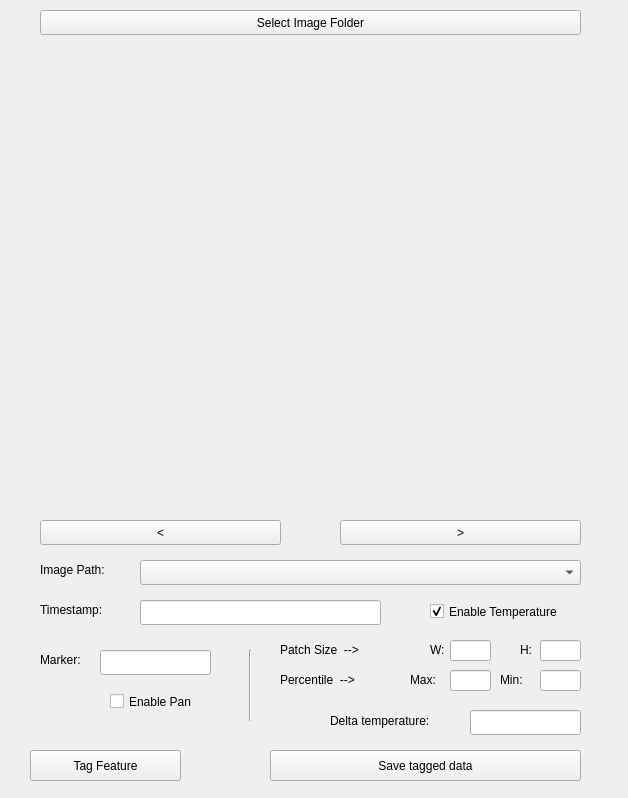
<?xml version="1.0" encoding="UTF-8"?>
<ui version="4.0">
 <class>Form</class>
 <widget class="QWidget" name="Form">
  <property name="geometry">
   <rect>
    <x>0</x>
    <y>0</y>
    <width>628</width>
    <height>798</height>
   </rect>
  </property>
  <property name="minimumSize">
   <size>
    <width>628</width>
    <height>798</height>
   </size>
  </property>
  <property name="windowTitle">
   <string>Form</string>
  </property>
  <widget class="QLineEdit" name="marker_info">
   <property name="geometry">
    <rect>
     <x>100</x>
     <y>650</y>
     <width>111</width>
     <height>25</height>
    </rect>
   </property>
   <property name="readOnly">
    <bool>true</bool>
   </property>
  </widget>
  <widget class="QLineEdit" name="temp_patch_x">
   <property name="geometry">
    <rect>
     <x>450</x>
     <y>640</y>
     <width>41</width>
     <height>21</height>
    </rect>
   </property>
  </widget>
  <widget class="QLabel" name="patch_y">
   <property name="geometry">
    <rect>
     <x>520</x>
     <y>640</y>
     <width>16</width>
     <height>20</height>
    </rect>
   </property>
   <property name="text">
    <string>H:</string>
   </property>
  </widget>
  <widget class="QLineEdit" name="temp_patch_y">
   <property name="geometry">
    <rect>
     <x>540</x>
     <y>640</y>
     <width>41</width>
     <height>21</height>
    </rect>
   </property>
  </widget>
  <widget class="QLineEdit" name="delta_temp">
   <property name="geometry">
    <rect>
     <x>470</x>
     <y>710</y>
     <width>111</width>
     <height>25</height>
    </rect>
   </property>
   <property name="readOnly">
    <bool>true</bool>
   </property>
  </widget>
  <widget class="QLineEdit" name="max_percentile">
   <property name="geometry">
    <rect>
     <x>450</x>
     <y>670</y>
     <width>41</width>
     <height>21</height>
    </rect>
   </property>
  </widget>
  <widget class="QLabel" name="max_percentile_text">
   <property name="geometry">
    <rect>
     <x>410</x>
     <y>670</y>
     <width>31</width>
     <height>20</height>
    </rect>
   </property>
   <property name="text">
    <string>Max:</string>
   </property>
  </widget>
  <widget class="QPushButton" name="save_tagged_data">
   <property name="geometry">
    <rect>
     <x>270</x>
     <y>750</y>
     <width>311</width>
     <height>31</height>
    </rect>
   </property>
   <property name="text">
    <string>Save tagged data</string>
   </property>
  </widget>
  <widget class="QLabel" name="marker_txt">
   <property name="geometry">
    <rect>
     <x>40</x>
     <y>650</y>
     <width>51</width>
     <height>20</height>
    </rect>
   </property>
   <property name="text">
    <string>Marker:</string>
   </property>
  </widget>
  <widget class="QLabel" name="temp_patch_txt">
   <property name="geometry">
    <rect>
     <x>280</x>
     <y>640</y>
     <width>101</width>
     <height>20</height>
    </rect>
   </property>
   <property name="text">
    <string>Patch Size  --&gt;</string>
   </property>
  </widget>
  <widget class="QPushButton" name="nxt_img">
   <property name="geometry">
    <rect>
     <x>340</x>
     <y>520</y>
     <width>241</width>
     <height>25</height>
    </rect>
   </property>
   <property name="text">
    <string>&gt;</string>
   </property>
  </widget>
  <widget class="QCheckBox" name="pan_toggle">
   <property name="geometry">
    <rect>
     <x>110</x>
     <y>690</y>
     <width>101</width>
     <height>23</height>
    </rect>
   </property>
   <property name="text">
    <string>Enable Pan</string>
   </property>
  </widget>
  <widget class="QCheckBox" name="temperature_toggle">
   <property name="geometry">
    <rect>
     <x>430</x>
     <y>600</y>
     <width>161</width>
     <height>23</height>
    </rect>
   </property>
   <property name="text">
    <string>Enable Temperature</string>
   </property>
   <property name="checked">
    <bool>true</bool>
   </property>
  </widget>
  <widget class="QLabel" name="temp_txt">
   <property name="geometry">
    <rect>
     <x>330</x>
     <y>700</y>
     <width>131</width>
     <height>41</height>
    </rect>
   </property>
   <property name="text">
    <string>Delta temperature:</string>
   </property>
  </widget>
  <widget class="QLineEdit" name="min_percentile">
   <property name="geometry">
    <rect>
     <x>540</x>
     <y>670</y>
     <width>41</width>
     <height>21</height>
    </rect>
   </property>
  </widget>
  <widget class="QLabel" name="percentile_text">
   <property name="geometry">
    <rect>
     <x>280</x>
     <y>670</y>
     <width>101</width>
     <height>20</height>
    </rect>
   </property>
   <property name="text">
    <string>Percentile  --&gt;</string>
   </property>
  </widget>
  <widget class="QPushButton" name="tag_button">
   <property name="geometry">
    <rect>
     <x>30</x>
     <y>750</y>
     <width>151</width>
     <height>31</height>
    </rect>
   </property>
   <property name="text">
    <string>Tag Feature</string>
   </property>
  </widget>
  <widget class="QComboBox" name="current_loaded_img">
   <property name="geometry">
    <rect>
     <x>140</x>
     <y>560</y>
     <width>441</width>
     <height>25</height>
    </rect>
   </property>
  </widget>
  <widget class="QWidget" name="verticalLayoutWidget">
   <property name="geometry">
    <rect>
     <x>40</x>
     <y>50</y>
     <width>541</width>
     <height>451</height>
    </rect>
   </property>
   <layout class="QVBoxLayout" name="image_layout"/>
  </widget>
  <widget class="Line" name="line">
   <property name="geometry">
    <rect>
     <x>240</x>
     <y>650</y>
     <width>20</width>
     <height>71</height>
    </rect>
   </property>
   <property name="orientation">
    <enum>Qt::Vertical</enum>
   </property>
  </widget>
  <widget class="QLabel" name="timestamp_label">
   <property name="geometry">
    <rect>
     <x>40</x>
     <y>600</y>
     <width>81</width>
     <height>20</height>
    </rect>
   </property>
   <property name="text">
    <string>Timestamp:</string>
   </property>
  </widget>
  <widget class="QPushButton" name="folder_path">
   <property name="geometry">
    <rect>
     <x>40</x>
     <y>10</y>
     <width>541</width>
     <height>25</height>
    </rect>
   </property>
   <property name="text">
    <string>Select Image Folder</string>
   </property>
  </widget>
  <widget class="QLabel" name="patch_x">
   <property name="geometry">
    <rect>
     <x>430</x>
     <y>640</y>
     <width>16</width>
     <height>20</height>
    </rect>
   </property>
   <property name="text">
    <string>W:</string>
   </property>
  </widget>
  <widget class="QPushButton" name="previous_img">
   <property name="geometry">
    <rect>
     <x>40</x>
     <y>520</y>
     <width>241</width>
     <height>25</height>
    </rect>
   </property>
   <property name="text">
    <string>&lt;</string>
   </property>
  </widget>
  <widget class="QLineEdit" name="timestamp">
   <property name="geometry">
    <rect>
     <x>140</x>
     <y>600</y>
     <width>241</width>
     <height>25</height>
    </rect>
   </property>
   <property name="readOnly">
    <bool>true</bool>
   </property>
  </widget>
  <widget class="QLabel" name="min_percentile_text">
   <property name="geometry">
    <rect>
     <x>500</x>
     <y>670</y>
     <width>31</width>
     <height>20</height>
    </rect>
   </property>
   <property name="text">
    <string>Min:</string>
   </property>
  </widget>
  <widget class="QLabel" name="image_txt">
   <property name="geometry">
    <rect>
     <x>40</x>
     <y>560</y>
     <width>81</width>
     <height>20</height>
    </rect>
   </property>
   <property name="text">
    <string>Image Path:</string>
   </property>
  </widget>
 </widget>
 <resources/>
 <connections/>
</ui>
